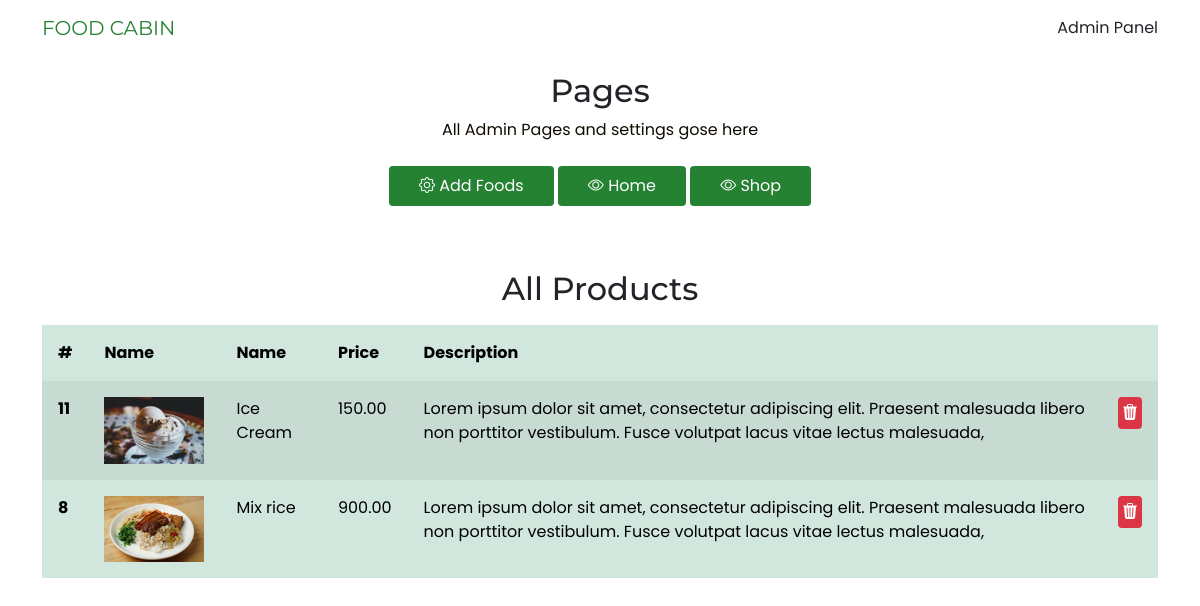
Screenshot of /foodcabin/admin/admin.php with the database file from the repository.
### tables this page shows
CREATE TABLE `food_items` (
  `id` int(11) NOT NULL,
  `title` varchar(255) NOT NULL,
  `description` text NOT NULL,
  `image` blob NOT NULL,
  `price` decimal(10,2) NOT NULL
);

### foodcabin/admin/admin.php (the view, shortened to what this page needs)
<?php
include("header.php")
?>
<!DOCTYPE html>
<html lang="en">
<head>
</head>
<body>
  <nav class="navbar main-nav">
    <div class="container">
      <a class="navbar-brand logo" href="admin.php">Food Cabin</a>
        <ul class="navbar-nav ms-auto mb-2 mb-lg-0">
          <li class="nav-item">
            Admin Panel
          </li>
        </ul>
      </div>
  </nav>
  <div class="container mb-5">
    <div class="row">
      <div class="col">
        <h2 class="text-center mt-3">Pages</h2>
        <p class="text-center mb-4">All Admin Pages and settings gose here</p>
        <div class="text-center">
          <button class="btn btn-primary"><a href="add-food.php" target="_blank"><i class="bi bi-gear"></i> Add Foods</a></button>
          <button class="btn btn-primary"><a href="../home.php" target="_blank"><i class="bi bi-eye"></i> Home</a></button>
          <button class="btn btn-primary"><a href="../shop.php" target="_blank"><i class="bi bi-eye"></i> Shop</a></button>
        </div>
      </div>
    </div>
  </div>
  <div class="container">
    <div class="row">
      <div class="col">
        <h2 class="text-center m-3">All Products</h2>
        <table class="table table-success table-striped table-borderless table-responsive">
          <thead>
            <tr>
              <th scope="col" class="p-3">#</th>
              <th scope="col" class="p-3">Name</th>
              <th scope="col" class="p-3">Name</th>
              <th scope="col" class="p-3">Price</th>
              <th scope="col" class="p-3">Description</th>
              <th scope="col" class="p-3"></th>
            </tr>
          </thead>
          <tbody>
            <?php
            include("db/db.php");
            $results = $conn->query("SELECT * FROM food_items ORDER BY price ASC");
            foreach ($results as $row) {
              echo '<tr>';
              echo '<th class="p-3">' . $row["id"] . '</th>';
              echo "<td class='p-3'><img src='uploads/" . $row["image"] . "' alt='" . $row["title"] . "' width='100px' /></td>";
              echo '<td class="p-3">' . $row["title"] . '</td>';
              echo '<td class="p-3">' . $row["price"] . "</td>";
              echo '<td class="p-3">' . $row["description"] . "</td>";
              echo '<td class="p-3"><a href="delete-food.php?id=' . $row["id"] . '" class="btn btn-danger p-1"><i class="bi bi-trash3-fill"></i></a></td>';
              echo "</tr>";
            }
            ?>
          </tbody>
        </table>
      </div>
    </div>
  </div>
</body>
</html>

### foodcabin/admin/header.php (shortened to what this page needs)
<!DOCTYPE html>
<html lang="en">
<head>
  <link href="https://cdn.jsdelivr.net/npm/bootstrap@5.0.2/dist/css/bootstrap.min.css" rel="stylesheet">
  <link rel="stylesheet" href="https://cdn.jsdelivr.net/npm/bootstrap-icons@1.11.1/font/bootstrap-icons.css">
  <link rel="stylesheet" href="../assets/css/main.css">
</head>
<body>
</body>
</html>

### foodcabin/assets/css/main.css (style rules this page uses)
:root { --light-white: #EBF5EE; --light-blue: #BFD1E5; --accent-color: #248232; --second-accent-color: #351431; --light-dark: #100B00; }
body { font-family: 'Poppins', sans-serif; font-weight: 400; }
a { text-decoration: none; color: unset; }
.logo { font-family: "Montserrat", sans-serif !important; color:var(--accent-color) !important; text-transform: uppercase; }
h1,h2,h3,h4,h5,h6 { font-family: "Montserrat", sans-serif !important; }
p { color: var(--light-dark) !important; }
.btn { border: none; padding: 8px 30px; }
.btn-primary { background-color: var(--accent-color) !important; }

### rows the page displays
food_items: id "11", image (picture), title "Ice Cream", price "150.00", description "Lorem ipsum dolor sit amet, consectetur adipiscing elit. Praesent malesuada libero non porttitor vestibulum. Fusce volutpat lacus vitae lectus malesuada,"
food_items: id "8", image (picture), title "Mix rice", price "900.00", description "Lorem ipsum dolor sit amet, consectetur adipiscing elit. Praesent malesuada libero non porttitor vestibulum. Fusce volutpat lacus vitae lectus malesuada,"
